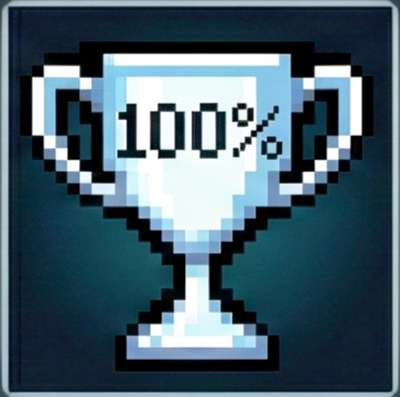
#> input picture src/Assets/100_Platinium.png, 400 x 397 px
$ python make_assets.py ../../src/Assets/100_Platinium.png out
#> lines starting #> are read from the running program, lines starting #| are printed output that depends on the picture
"""Generate the MSIX image assets from the application icon.

Usage:
    python packaging/msix/make_assets.py <icon.ico> <output-dir>

The Microsoft Store requires a handful of PNG logos; this script renders them
from the existing multi-resolution .ico instead of keeping duplicate binaries
in the repository.
"""

from __future__ import annotations

import sys
from pathlib import Path

from PIL import Image

TARGETS: dict[str, tuple[int, int]] = {
    "StoreLogo.png": (50, 50),
    "Square44x44Logo.png": (44, 44),
    "Square150x150Logo.png": (150, 150),
    "Wide310x150Logo.png": (310, 150),
    "SplashScreen.png": (620, 300),
}


def load_largest_frame(path: Path) -> Image.Image:
    """Return the highest-resolution frame of an .ico file as RGBA."""
    image = Image.open(path)
#> image is the input picture: PIL image 400x397 RGB; mean R, G, B 73.3, 96.6, 109.5
    frames = []
    for index in range(getattr(image, "n_frames", 1)):
        image.seek(index)
        frames.append(image.copy())
#> after the loop, frames = 1 item
    frame = max(frames, key=lambda item: item.size[0] * item.size[1])
    return frame.convert("RGBA")


def centered(logo: Image.Image, size: tuple[int, int], fill: float = 0.82) -> Image.Image:
    """Fit *logo* inside *size*, centered on a transparent canvas."""
    canvas = Image.new("RGBA", size, (0, 0, 0, 0))
    scale = min(size[0] * fill / logo.width, size[1] * fill / logo.height)
    width = max(1, round(logo.width * scale))
    height = max(1, round(logo.height * scale))
    resized = logo.resize((width, height), Image.LANCZOS)
    canvas.alpha_composite(resized, ((size[0] - width) // 2, (size[1] - height) // 2))
    return canvas


def main(argv: list[str]) -> int:
    if len(argv) != 3:
        print(__doc__.strip().splitlines()[-1])
        return 2

    icon_path = Path(argv[1])
    output_dir = Path(argv[2])
    if not icon_path.is_file():
        print(f"Icon not found: {icon_path}")
        return 1

    logo = load_largest_frame(icon_path)
    output_dir.mkdir(parents=True, exist_ok=True)
    for name, size in TARGETS.items():
        centered(logo, size).save(output_dir / name, format="PNG")
        print(f"  {name}: {size[0]}x{size[1]}")
#> this loop made 5 passes
#> pass 1, in centered, `resized = logo.resize((width, height), Image.LANCZOS)`:
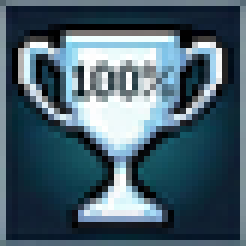
#> resized: PIL image 41x41 RGBA (shown 6 times larger); mean R, G, B, A 73.1, 96.1, 108.8, 255
#> pass 1, in main, `centered(logo, size).save(output_dir / name, format="PNG")`:
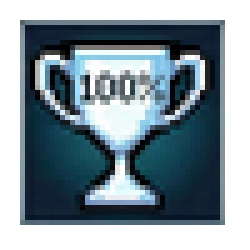
#> saved as StoreLogo.png: PIL image 50x50 RGBA (shown 5 times larger); mean R, G, B, A 49.2, 64.6, 73.2, 171.5; transparent parts drawn white
    return 0


if __name__ == "__main__":
    raise SystemExit(main(sys.argv))
#> (the program exits here)
